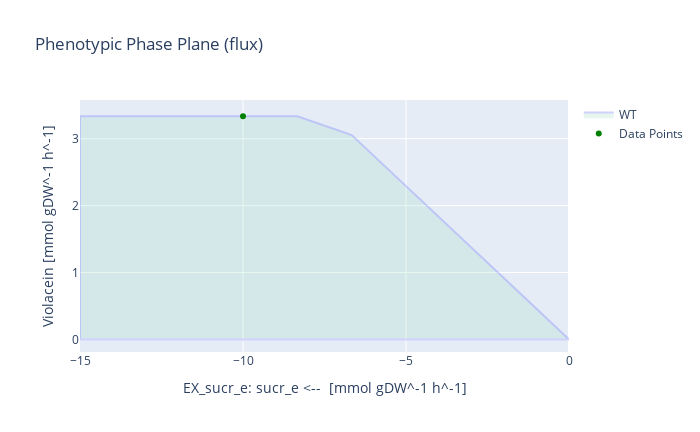

The code cell stored with this chart in its notebook:
### Code cell
# With sucrose as substrate
medium = model_M9_vio_fad.medium
with model_M9_vio_fad:
    medium['EX_glc__D_e'] = 0
    medium['EX_sucr_e'] = 10
    model_M9_vio_fad.medium = medium
    model_M9_vio_fad.objective = model_M9_vio_fad.reactions.Growth
    growth_rate = model_M9_vio_fad.optimize().objective_value
    model_M9_vio_fad.objective = model_M9_vio_fad.reactions.Violacein
    violacein_production = model_M9_vio_fad.optimize().objective_value
    violacein_sucr_yield = violacein_production / (-1*model_M9_vio_fad.reactions.EX_sucr_e.flux)
    
    print('Growth rate for V. natriegens [h^-1]:', growth_rate)
    print('Max. violacein production [mmol gDW^-1 h^-1]:', violacein_production)
    print('Theoretical maximum yield [mmol_vio / mmol_sucr]:', violacein_sucr_yield)
    
    model_M9_vio_fad.reactions.EX_sucr_e.bounds = -15,0
    result = phenotypic_phase_plane(model_M9_vio_fad, 
                                variables=[model_M9_vio_fad.reactions.EX_sucr_e],
                                objective=model_M9_vio_fad.reactions.Violacein,
                                points=10)
    x = result.data_frame.EX_sucr_e[result.data_frame.objective_upper_bound.idxmax()]
    y = result.data_frame.objective_upper_bound[result.data_frame.objective_upper_bound.idxmax()]
    result.plot(plotter, points=[(x,y)], points_colors=["green"])
    print("The optimal sucrose uptake for Violacein flux is:", result.data_frame.EX_sucr_e[result.data_frame.objective_upper_bound.idxmax()])

### Figure 1 — Plotly figure (JSON) as saved in the notebook; plotly's stock layout.template omitted (floating-point values rounded to 4 significant figures)
{"data": [{"fill": "toself", "fillcolor": "#B3E2CD", "hoverinfo": "none", "marker": {"line": {"color": "#B3E2CD"}, "opacity": 0.3}, "mode": "lines", "name": "WT", "opacity": 0.3, "type": "scatter", "x": [-15, -13.33, -11.67, -10, -8.333, -6.667, -5.0, -3.333, -1.667, 3.689e-15, 3.689e-15, -1.667, -3.333, -5.0, -6.667, -8.333, -10, -11.67, -13.33, -15, -15, -15], "y": [0, 8.882e-16, 0, -8.882e-16, -2.375e-15, 8.882e-16, 1.332e-15, -4.441e-16, 2.22e-16, 1.381e-30, -2.201e-15, 0.7636, 1.527, 2.291, 3.054, 3.333, 3.333, 3.333, 3.333, 3.333, 0, 3.333]}, {"marker": {"color": ["green"]}, "mode": "markers", "name": "Data Points", "type": "scatter", "x": [-10], "y": [3.333]}], "layout": {"height": 432, "title": {"text": "Phenotypic Phase Plane (flux)"}, "width": 700, "xaxis": {"autorange": true, "range": [-15, 3.689e-15], "title": {"text": "EX_sucr_e: sucr_e <--  [mmol gDW^-1 h^-1]"}, "type": "linear"}, "yaxis": {"autorange": true, "range": [-0.1883, 3.578], "title": {"text": "Violacein [mmol gDW^-1 h^-1]"}, "type": "linear"}}}
